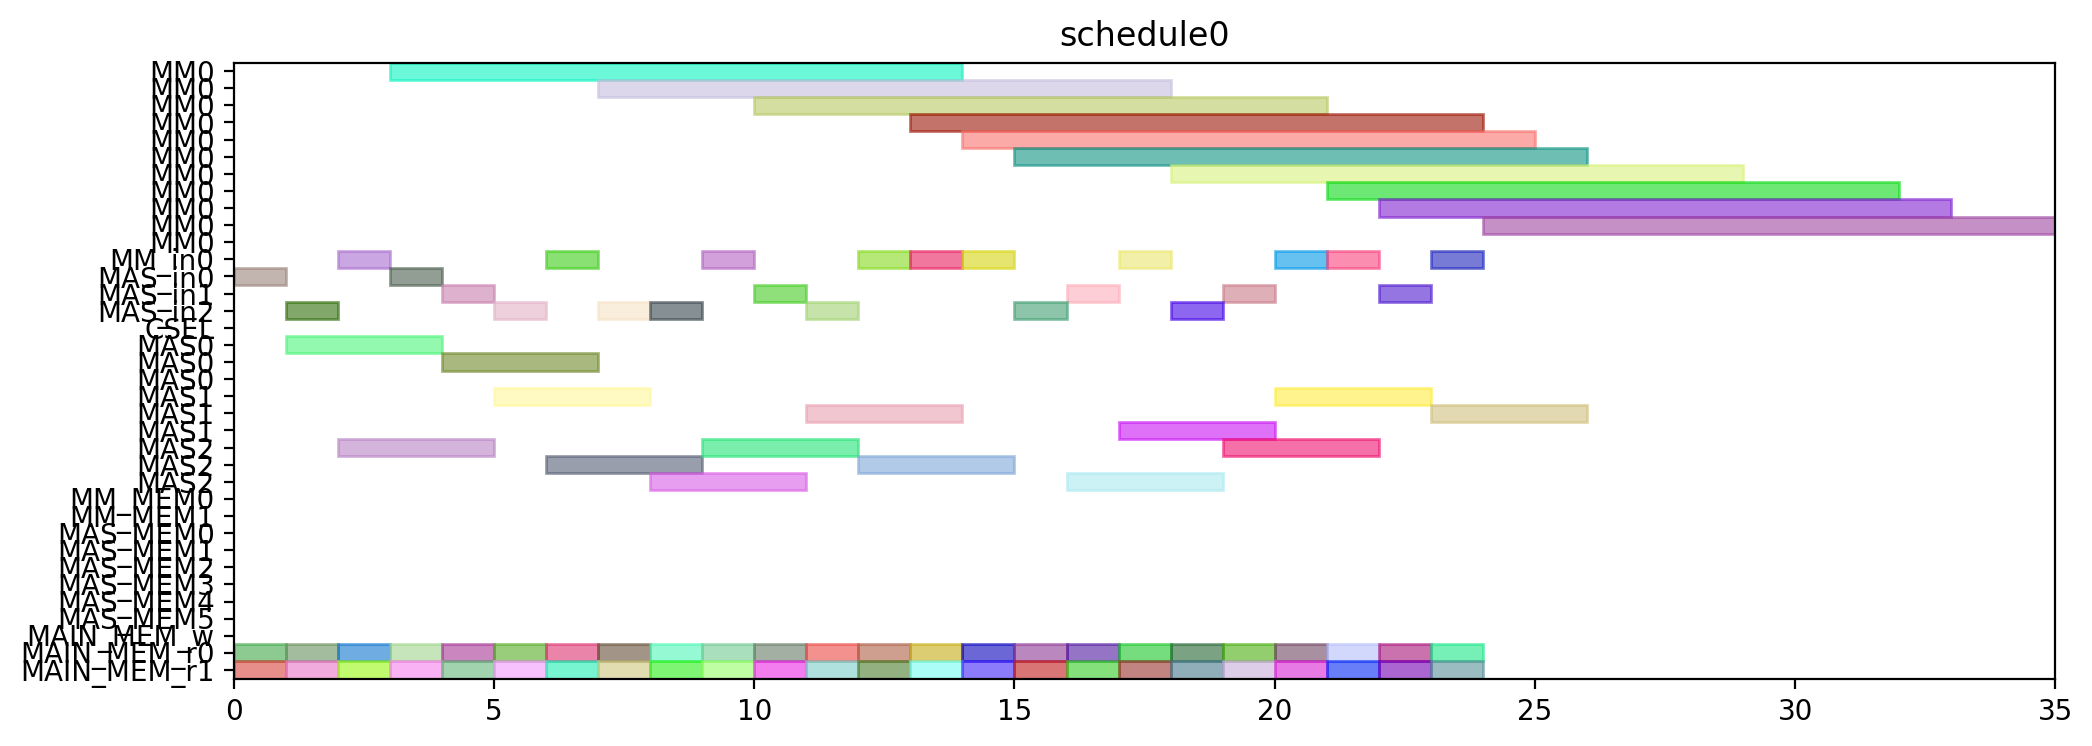

The Python source for this figure:
from pyschedule import Scenario, solvers, plotters, alt


def solve():
	horizon = 120
	S = Scenario("schedule0", horizon=horizon)

	# resource
	MM = S.Resources('MM', num=1, size=11)
	MM_in = S.Resources('MM_in', num=1)
	MAS_in = S.Resources('MAS_in', num=3)
	CSEL = S.Resource('CSEL')
	MAS = S.Resources('MAS', num=3, size=3, periods=range(1, horizon))
	MM_MEM = S.Resources('MM_MEM', num=2)
	MAS_MEM = S.Resources('MAS_MEM', num=6)
	MAIN_MEM_w = S.Resource('MAIN_MEM_w', size=1)
	MAIN_MEM_r = S.Resources('MAIN_MEM_r', num=2)

	# result of previous scheduling

	# new tasks
	t0_t0 = S.Task('t0_t0', length=3, delay_cost=1)
	t0_t0 += alt(MAS)
	t0_t0_in = S.Task('t0_t0_in', length=1, delay_cost=1)
	t0_t0_in += alt(MAS_in)
	S += t0_t0_in*MAS_in[0]<=t0_t0*MAS[0]

	S += t0_t0_in*MAS_in[1]<=t0_t0*MAS[1]

	S += t0_t0_in*MAS_in[2]<=t0_t0*MAS[2]

	t0_t0_mem0 = S.Task('t0_t0_mem0', length=1, delay_cost=1)
	t0_t0_mem0 += MAIN_MEM_r[0]
	S += t0_t0_mem0 <= t0_t0

	t0_t0_mem1 = S.Task('t0_t0_mem1', length=1, delay_cost=1)
	t0_t0_mem1 += MAIN_MEM_r[1]
	S += t0_t0_mem1 <= t0_t0

	t0_t1 = S.Task('t0_t1', length=3, delay_cost=1)
	t0_t1 += alt(MAS)
	t0_t1_in = S.Task('t0_t1_in', length=1, delay_cost=1)
	t0_t1_in += alt(MAS_in)
	S += t0_t1_in*MAS_in[0]<=t0_t1*MAS[0]

	S += t0_t1_in*MAS_in[1]<=t0_t1*MAS[1]

	S += t0_t1_in*MAS_in[2]<=t0_t1*MAS[2]

	t0_t1_mem0 = S.Task('t0_t1_mem0', length=1, delay_cost=1)
	t0_t1_mem0 += MAIN_MEM_r[0]
	S += t0_t1_mem0 <= t0_t1

	t0_t1_mem1 = S.Task('t0_t1_mem1', length=1, delay_cost=1)
	t0_t1_mem1 += MAIN_MEM_r[1]
	S += t0_t1_mem1 <= t0_t1

	t0_t3 = S.Task('t0_t3', length=11, delay_cost=1)
	t0_t3 += alt(MM)
	t0_t3_in = S.Task('t0_t3_in', length=1, delay_cost=1)
	t0_t3_in += alt(MM_in)
	S += t0_t3_in*MM_in[0]<=t0_t3*MM[0]
	t0_t3_mem0 = S.Task('t0_t3_mem0', length=1, delay_cost=1)
	t0_t3_mem0 += MAIN_MEM_r[0]
	S += t0_t3_mem0 <= t0_t3

	t0_t3_mem1 = S.Task('t0_t3_mem1', length=1, delay_cost=1)
	t0_t3_mem1 += MAIN_MEM_r[1]
	S += t0_t3_mem1 <= t0_t3

	t10 = S.Task('t10', length=3, delay_cost=1)
	t10 += alt(MAS)
	t10_in = S.Task('t10_in', length=1, delay_cost=1)
	t10_in += alt(MAS_in)
	S += t10_in*MAS_in[0]<=t10*MAS[0]

	S += t10_in*MAS_in[1]<=t10*MAS[1]

	S += t10_in*MAS_in[2]<=t10*MAS[2]

	t10_mem0 = S.Task('t10_mem0', length=1, delay_cost=1)
	t10_mem0 += MAIN_MEM_r[0]
	S += t10_mem0 <= t10

	t10_mem1 = S.Task('t10_mem1', length=1, delay_cost=1)
	t10_mem1 += MAIN_MEM_r[1]
	S += t10_mem1 <= t10

	t11 = S.Task('t11', length=3, delay_cost=1)
	t11 += alt(MAS)
	t11_in = S.Task('t11_in', length=1, delay_cost=1)
	t11_in += alt(MAS_in)
	S += t11_in*MAS_in[0]<=t11*MAS[0]

	S += t11_in*MAS_in[1]<=t11*MAS[1]

	S += t11_in*MAS_in[2]<=t11*MAS[2]

	t11_mem0 = S.Task('t11_mem0', length=1, delay_cost=1)
	t11_mem0 += MAIN_MEM_r[0]
	S += t11_mem0 <= t11

	t11_mem1 = S.Task('t11_mem1', length=1, delay_cost=1)
	t11_mem1 += MAIN_MEM_r[1]
	S += t11_mem1 <= t11

	t3_t0 = S.Task('t3_t0', length=11, delay_cost=1)
	t3_t0 += alt(MM)
	t3_t0_in = S.Task('t3_t0_in', length=1, delay_cost=1)
	t3_t0_in += alt(MM_in)
	S += t3_t0_in*MM_in[0]<=t3_t0*MM[0]
	t3_t0_mem0 = S.Task('t3_t0_mem0', length=1, delay_cost=1)
	t3_t0_mem0 += MAIN_MEM_r[0]
	S += t3_t0_mem0 <= t3_t0

	t3_t0_mem1 = S.Task('t3_t0_mem1', length=1, delay_cost=1)
	t3_t0_mem1 += MAIN_MEM_r[1]
	S += t3_t0_mem1 <= t3_t0

	t3_t1 = S.Task('t3_t1', length=11, delay_cost=1)
	t3_t1 += alt(MM)
	t3_t1_in = S.Task('t3_t1_in', length=1, delay_cost=1)
	t3_t1_in += alt(MM_in)
	S += t3_t1_in*MM_in[0]<=t3_t1*MM[0]
	t3_t1_mem0 = S.Task('t3_t1_mem0', length=1, delay_cost=1)
	t3_t1_mem0 += MAIN_MEM_r[0]
	S += t3_t1_mem0 <= t3_t1

	t3_t1_mem1 = S.Task('t3_t1_mem1', length=1, delay_cost=1)
	t3_t1_mem1 += MAIN_MEM_r[1]
	S += t3_t1_mem1 <= t3_t1

	t3_t2 = S.Task('t3_t2', length=3, delay_cost=1)
	t3_t2 += alt(MAS)
	t3_t2_in = S.Task('t3_t2_in', length=1, delay_cost=1)
	t3_t2_in += alt(MAS_in)
	S += t3_t2_in*MAS_in[0]<=t3_t2*MAS[0]

	S += t3_t2_in*MAS_in[1]<=t3_t2*MAS[1]

	S += t3_t2_in*MAS_in[2]<=t3_t2*MAS[2]

	t3_t2_mem0 = S.Task('t3_t2_mem0', length=1, delay_cost=1)
	t3_t2_mem0 += MAIN_MEM_r[0]
	S += t3_t2_mem0 <= t3_t2

	t3_t2_mem1 = S.Task('t3_t2_mem1', length=1, delay_cost=1)
	t3_t2_mem1 += MAIN_MEM_r[1]
	S += t3_t2_mem1 <= t3_t2

	t3_t3 = S.Task('t3_t3', length=3, delay_cost=1)
	t3_t3 += alt(MAS)
	t3_t3_in = S.Task('t3_t3_in', length=1, delay_cost=1)
	t3_t3_in += alt(MAS_in)
	S += t3_t3_in*MAS_in[0]<=t3_t3*MAS[0]

	S += t3_t3_in*MAS_in[1]<=t3_t3*MAS[1]

	S += t3_t3_in*MAS_in[2]<=t3_t3*MAS[2]

	t3_t3_mem0 = S.Task('t3_t3_mem0', length=1, delay_cost=1)
	t3_t3_mem0 += MAIN_MEM_r[0]
	S += t3_t3_mem0 <= t3_t3

	t3_t3_mem1 = S.Task('t3_t3_mem1', length=1, delay_cost=1)
	t3_t3_mem1 += MAIN_MEM_r[1]
	S += t3_t3_mem1 <= t3_t3

	t4_t0 = S.Task('t4_t0', length=3, delay_cost=1)
	t4_t0 += alt(MAS)
	t4_t0_in = S.Task('t4_t0_in', length=1, delay_cost=1)
	t4_t0_in += alt(MAS_in)
	S += t4_t0_in*MAS_in[0]<=t4_t0*MAS[0]

	S += t4_t0_in*MAS_in[1]<=t4_t0*MAS[1]

	S += t4_t0_in*MAS_in[2]<=t4_t0*MAS[2]

	t4_t0_mem0 = S.Task('t4_t0_mem0', length=1, delay_cost=1)
	t4_t0_mem0 += MAIN_MEM_r[0]
	S += t4_t0_mem0 <= t4_t0

	t4_t0_mem1 = S.Task('t4_t0_mem1', length=1, delay_cost=1)
	t4_t0_mem1 += MAIN_MEM_r[1]
	S += t4_t0_mem1 <= t4_t0

	t4_t1 = S.Task('t4_t1', length=3, delay_cost=1)
	t4_t1 += alt(MAS)
	t4_t1_in = S.Task('t4_t1_in', length=1, delay_cost=1)
	t4_t1_in += alt(MAS_in)
	S += t4_t1_in*MAS_in[0]<=t4_t1*MAS[0]

	S += t4_t1_in*MAS_in[1]<=t4_t1*MAS[1]

	S += t4_t1_in*MAS_in[2]<=t4_t1*MAS[2]

	t4_t1_mem0 = S.Task('t4_t1_mem0', length=1, delay_cost=1)
	t4_t1_mem0 += MAIN_MEM_r[0]
	S += t4_t1_mem0 <= t4_t1

	t4_t1_mem1 = S.Task('t4_t1_mem1', length=1, delay_cost=1)
	t4_t1_mem1 += MAIN_MEM_r[1]
	S += t4_t1_mem1 <= t4_t1

	t4_t3 = S.Task('t4_t3', length=11, delay_cost=1)
	t4_t3 += alt(MM)
	t4_t3_in = S.Task('t4_t3_in', length=1, delay_cost=1)
	t4_t3_in += alt(MM_in)
	S += t4_t3_in*MM_in[0]<=t4_t3*MM[0]
	t4_t3_mem0 = S.Task('t4_t3_mem0', length=1, delay_cost=1)
	t4_t3_mem0 += MAIN_MEM_r[0]
	S += t4_t3_mem0 <= t4_t3

	t4_t3_mem1 = S.Task('t4_t3_mem1', length=1, delay_cost=1)
	t4_t3_mem1 += MAIN_MEM_r[1]
	S += t4_t3_mem1 <= t4_t3

	t5_t0 = S.Task('t5_t0', length=11, delay_cost=1)
	t5_t0 += alt(MM)
	t5_t0_in = S.Task('t5_t0_in', length=1, delay_cost=1)
	t5_t0_in += alt(MM_in)
	S += t5_t0_in*MM_in[0]<=t5_t0*MM[0]
	t5_t0_mem0 = S.Task('t5_t0_mem0', length=1, delay_cost=1)
	t5_t0_mem0 += MAIN_MEM_r[0]
	S += t5_t0_mem0 <= t5_t0

	t5_t0_mem1 = S.Task('t5_t0_mem1', length=1, delay_cost=1)
	t5_t0_mem1 += MAIN_MEM_r[1]
	S += t5_t0_mem1 <= t5_t0

	t5_t1 = S.Task('t5_t1', length=11, delay_cost=1)
	t5_t1 += alt(MM)
	t5_t1_in = S.Task('t5_t1_in', length=1, delay_cost=1)
	t5_t1_in += alt(MM_in)
	S += t5_t1_in*MM_in[0]<=t5_t1*MM[0]
	t5_t1_mem0 = S.Task('t5_t1_mem0', length=1, delay_cost=1)
	t5_t1_mem0 += MAIN_MEM_r[0]
	S += t5_t1_mem0 <= t5_t1

	t5_t1_mem1 = S.Task('t5_t1_mem1', length=1, delay_cost=1)
	t5_t1_mem1 += MAIN_MEM_r[1]
	S += t5_t1_mem1 <= t5_t1

	t5_t2 = S.Task('t5_t2', length=3, delay_cost=1)
	t5_t2 += alt(MAS)
	t5_t2_in = S.Task('t5_t2_in', length=1, delay_cost=1)
	t5_t2_in += alt(MAS_in)
	S += t5_t2_in*MAS_in[0]<=t5_t2*MAS[0]

	S += t5_t2_in*MAS_in[1]<=t5_t2*MAS[1]

	S += t5_t2_in*MAS_in[2]<=t5_t2*MAS[2]

	t5_t2_mem0 = S.Task('t5_t2_mem0', length=1, delay_cost=1)
	t5_t2_mem0 += MAIN_MEM_r[0]
	S += t5_t2_mem0 <= t5_t2

	t5_t2_mem1 = S.Task('t5_t2_mem1', length=1, delay_cost=1)
	t5_t2_mem1 += MAIN_MEM_r[1]
	S += t5_t2_mem1 <= t5_t2

	t5_t3 = S.Task('t5_t3', length=3, delay_cost=1)
	t5_t3 += alt(MAS)
	t5_t3_in = S.Task('t5_t3_in', length=1, delay_cost=1)
	t5_t3_in += alt(MAS_in)
	S += t5_t3_in*MAS_in[0]<=t5_t3*MAS[0]

	S += t5_t3_in*MAS_in[1]<=t5_t3*MAS[1]

	S += t5_t3_in*MAS_in[2]<=t5_t3*MAS[2]

	t5_t3_mem0 = S.Task('t5_t3_mem0', length=1, delay_cost=1)
	t5_t3_mem0 += MAIN_MEM_r[0]
	S += t5_t3_mem0 <= t5_t3

	t5_t3_mem1 = S.Task('t5_t3_mem1', length=1, delay_cost=1)
	t5_t3_mem1 += MAIN_MEM_r[1]
	S += t5_t3_mem1 <= t5_t3

	t6_t0 = S.Task('t6_t0', length=11, delay_cost=1)
	t6_t0 += alt(MM)
	t6_t0_in = S.Task('t6_t0_in', length=1, delay_cost=1)
	t6_t0_in += alt(MM_in)
	S += t6_t0_in*MM_in[0]<=t6_t0*MM[0]
	t6_t0_mem0 = S.Task('t6_t0_mem0', length=1, delay_cost=1)
	t6_t0_mem0 += MAIN_MEM_r[0]
	S += t6_t0_mem0 <= t6_t0

	t6_t0_mem1 = S.Task('t6_t0_mem1', length=1, delay_cost=1)
	t6_t0_mem1 += MAIN_MEM_r[1]
	S += t6_t0_mem1 <= t6_t0

	t6_t1 = S.Task('t6_t1', length=11, delay_cost=1)
	t6_t1 += alt(MM)
	t6_t1_in = S.Task('t6_t1_in', length=1, delay_cost=1)
	t6_t1_in += alt(MM_in)
	S += t6_t1_in*MM_in[0]<=t6_t1*MM[0]
	t6_t1_mem0 = S.Task('t6_t1_mem0', length=1, delay_cost=1)
	t6_t1_mem0 += MAIN_MEM_r[0]
	S += t6_t1_mem0 <= t6_t1

	t6_t1_mem1 = S.Task('t6_t1_mem1', length=1, delay_cost=1)
	t6_t1_mem1 += MAIN_MEM_r[1]
	S += t6_t1_mem1 <= t6_t1

	t6_t2 = S.Task('t6_t2', length=3, delay_cost=1)
	t6_t2 += alt(MAS)
	t6_t2_in = S.Task('t6_t2_in', length=1, delay_cost=1)
	t6_t2_in += alt(MAS_in)
	S += t6_t2_in*MAS_in[0]<=t6_t2*MAS[0]

	S += t6_t2_in*MAS_in[1]<=t6_t2*MAS[1]

	S += t6_t2_in*MAS_in[2]<=t6_t2*MAS[2]

	t6_t2_mem0 = S.Task('t6_t2_mem0', length=1, delay_cost=1)
	t6_t2_mem0 += MAIN_MEM_r[0]
	S += t6_t2_mem0 <= t6_t2

	t6_t2_mem1 = S.Task('t6_t2_mem1', length=1, delay_cost=1)
	t6_t2_mem1 += MAIN_MEM_r[1]
	S += t6_t2_mem1 <= t6_t2

	t6_t3 = S.Task('t6_t3', length=3, delay_cost=1)
	t6_t3 += alt(MAS)
	t6_t3_in = S.Task('t6_t3_in', length=1, delay_cost=1)
	t6_t3_in += alt(MAS_in)
	S += t6_t3_in*MAS_in[0]<=t6_t3*MAS[0]

	S += t6_t3_in*MAS_in[1]<=t6_t3*MAS[1]

	S += t6_t3_in*MAS_in[2]<=t6_t3*MAS[2]

	t6_t3_mem0 = S.Task('t6_t3_mem0', length=1, delay_cost=1)
	t6_t3_mem0 += MAIN_MEM_r[0]
	S += t6_t3_mem0 <= t6_t3

	t6_t3_mem1 = S.Task('t6_t3_mem1', length=1, delay_cost=1)
	t6_t3_mem1 += MAIN_MEM_r[1]
	S += t6_t3_mem1 <= t6_t3

	t7_t0 = S.Task('t7_t0', length=11, delay_cost=1)
	t7_t0 += alt(MM)
	t7_t0_in = S.Task('t7_t0_in', length=1, delay_cost=1)
	t7_t0_in += alt(MM_in)
	S += t7_t0_in*MM_in[0]<=t7_t0*MM[0]
	t7_t0_mem0 = S.Task('t7_t0_mem0', length=1, delay_cost=1)
	t7_t0_mem0 += MAIN_MEM_r[0]
	S += t7_t0_mem0 <= t7_t0

	t7_t0_mem1 = S.Task('t7_t0_mem1', length=1, delay_cost=1)
	t7_t0_mem1 += MAIN_MEM_r[1]
	S += t7_t0_mem1 <= t7_t0

	t7_t1 = S.Task('t7_t1', length=11, delay_cost=1)
	t7_t1 += alt(MM)
	t7_t1_in = S.Task('t7_t1_in', length=1, delay_cost=1)
	t7_t1_in += alt(MM_in)
	S += t7_t1_in*MM_in[0]<=t7_t1*MM[0]
	t7_t1_mem0 = S.Task('t7_t1_mem0', length=1, delay_cost=1)
	t7_t1_mem0 += MAIN_MEM_r[0]
	S += t7_t1_mem0 <= t7_t1

	t7_t1_mem1 = S.Task('t7_t1_mem1', length=1, delay_cost=1)
	t7_t1_mem1 += MAIN_MEM_r[1]
	S += t7_t1_mem1 <= t7_t1

	t7_t2 = S.Task('t7_t2', length=3, delay_cost=1)
	t7_t2 += alt(MAS)
	t7_t2_in = S.Task('t7_t2_in', length=1, delay_cost=1)
	t7_t2_in += alt(MAS_in)
	S += t7_t2_in*MAS_in[0]<=t7_t2*MAS[0]

	S += t7_t2_in*MAS_in[1]<=t7_t2*MAS[1]

	S += t7_t2_in*MAS_in[2]<=t7_t2*MAS[2]

	t7_t2_mem0 = S.Task('t7_t2_mem0', length=1, delay_cost=1)
	t7_t2_mem0 += MAIN_MEM_r[0]
	S += t7_t2_mem0 <= t7_t2

	t7_t2_mem1 = S.Task('t7_t2_mem1', length=1, delay_cost=1)
	t7_t2_mem1 += MAIN_MEM_r[1]
	S += t7_t2_mem1 <= t7_t2

	t7_t3 = S.Task('t7_t3', length=3, delay_cost=1)
	t7_t3 += alt(MAS)
	t7_t3_in = S.Task('t7_t3_in', length=1, delay_cost=1)
	t7_t3_in += alt(MAS_in)
	S += t7_t3_in*MAS_in[0]<=t7_t3*MAS[0]

	S += t7_t3_in*MAS_in[1]<=t7_t3*MAS[1]

	S += t7_t3_in*MAS_in[2]<=t7_t3*MAS[2]

	t7_t3_mem0 = S.Task('t7_t3_mem0', length=1, delay_cost=1)
	t7_t3_mem0 += MAIN_MEM_r[0]
	S += t7_t3_mem0 <= t7_t3

	t7_t3_mem1 = S.Task('t7_t3_mem1', length=1, delay_cost=1)
	t7_t3_mem1 += MAIN_MEM_r[1]
	S += t7_t3_mem1 <= t7_t3

	solvers.mip.solve(S,msg=1,kind='CPLEX',ratio_gap=1.01)

	solution = [['hoge']*len(S.solution()[1]) for i in range(len(S.solution()))]
	for i in range(len(S.solution())):
		for j in range(len(S.solution()[i])):
			solution[i][j]=str(S.solution()[i][j])
	print(solution)

	cycles = int(solution[-1][3])

	pic_file_name = "/mnt/rose/usr1/fukuda/ABE/multiRAM_multiMAS_16mux/scheduling_result/stage11MM1_stage3MAS3/SQR012345/schedule0.png"
	if(S.solution() != []):
		plotters.matplotlib.plot(S,img_filename=pic_file_name, show_task_labels=False, fig_size=(cycles*0.25+3, 4))

	return solution
